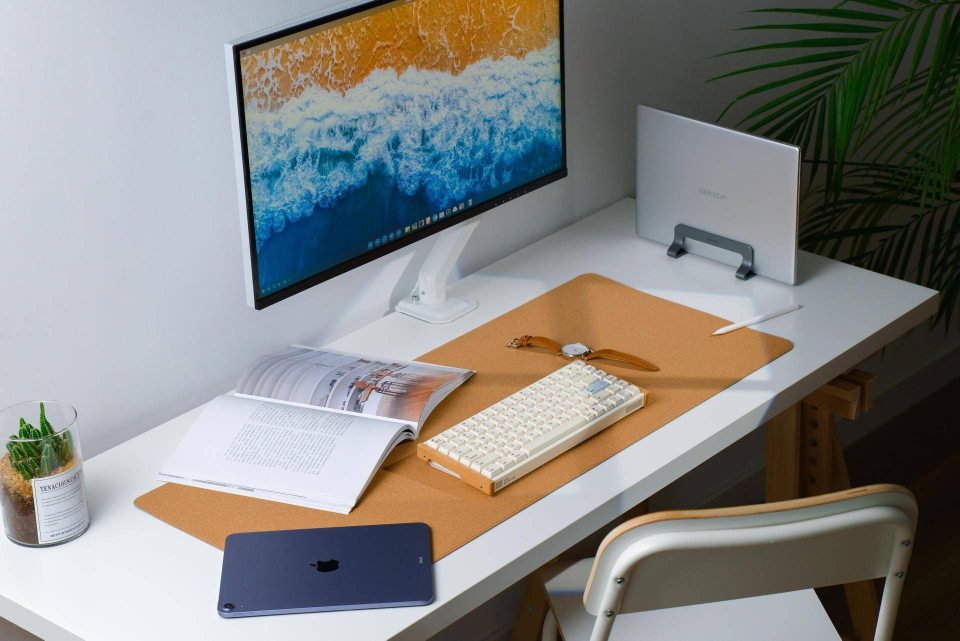
#> input picture picture_dived/imput_picture/test_picture.jpeg, 1920 x 1281 px (shown at 1/2 size)
$ python -i recognize_image.py   (imports and definitions only)
#> lines starting #> are read from the running program, lines starting #| are printed output that depends on the picture
#!/usr/bin/env python3
"""Detect objects in one image, generate isolated white-background images, and emit module-friendly JSON."""

from __future__ import annotations

import argparse
import ast
import base64
from io import BytesIO
import json
import mimetypes
import os
import re
import ssl
import sys
from pathlib import Path
from typing import Any
from urllib import error, request

from PIL import Image


API_URL = "https://ark.cn-beijing.volces.com/api/v3/chat/completions"
IMAGE_API_URL = "https://ark.cn-beijing.volces.com/api/v3/images/generations"
DEFAULT_IMAGE_DIRS = (Path("input"), Path("imput_picture"))
DEFAULT_VISION_MODEL = "doubao-1-5-vision-pro-32k-250115"
DEFAULT_IMAGE_MODEL = "doubao-seedream-4-5-251128"
DEFAULT_GENERATION_SIZE = "1920x1920"
DEFAULT_TASK_ROOT = Path("tasks")
DEFAULT_MARGIN_RATIO = 0.03
SUPPORTED_SUFFIXES = {".jpg", ".jpeg", ".png", ".webp", ".bmp", ".gif"}
EXCLUDED_LABELS = {"desk", "table", "desk_mat", "mouse_pad", "floor", "wall", "background"}
SSL_CONTEXT = ssl._create_unverified_context()

DEFAULT_DETECTION_PROMPT = """请分析这张图片，并只返回适合单独生成白底单物体图后传给后端的主要物体。

要求：
1. 只输出 JSON，不要输出 Markdown，不要补充解释。
2. JSON 格式固定为 {"scene_type":"desk_setup","objects":[{"label":"laptop","count":1,"evidence":"一句简短依据"}]}。
3. scene_type 使用简短英文 snake_case，例如 desk_setup、kitchen_counter、living_room、shelf_display、tabletop_scene。
4. label 使用英文 snake_case 单数名词，例如 laptop、cup、keyboard、watch。
5. 只返回具体、可单独生成单物体图的物体；忽略桌面、桌垫、墙面、地板等背景或承载物。
6. 不确定就不要猜测。
"""

BOX_PROMPT_TEMPLATE = """请根据这张图片，为这些物体标出边界框：{labels}

要求：
1. 只输出 JSON，不要输出 Markdown，不要补充解释。
2. JSON 格式固定为 {{"objects":[{{"label":"laptop","bbox":[x1,y1,x2,y2],"evidence":"一句简短依据"}}]}}。
3. bbox 使用 0 到 1000 的整数坐标，基于整张图，原点在左上角。
4. label 必须从给定列表中选择。
5. 如果同类物体有多个实例，请分别输出多条同 label 记录。
6. 只返回位置清楚、适合作为白底单物体图生成参考的物体。
"""

GENERATION_PROMPT_TEMPLATE = """Use the reference image to generate one isolated product-style image of the same {object_name}.

Requirements:
1. Keep the same object category, main shape, material, and color from the reference.
2. Output only one object on a pure white background.
3. Center the object and show the full object clearly.
4. Do not include any table, wall, hand, shadow clutter, text, logo, or watermark.
5. If the object is partially occluded in the reference, complete it into a plausible full shape.
Reference hint: {evidence}
"""


# [104 lines left out: functions parse_args, log, prompt_text, find_default_image, not called in this run]


def resolve_image_path(image_arg: str | None) -> Path:
    """Resolve and validate the input image path."""
    if image_arg:
        path = Path(image_arg).expanduser()
    else:
        try:
            path = find_default_image()
        except FileNotFoundError:
            entered = prompt_text("请输入图片路径：")
            if not entered:
                raise FileNotFoundError("没有输入图片路径。")
            path = Path(entered).expanduser()

    if not path.exists():
        raise FileNotFoundError(f"图片不存在：{path}")
    if not path.is_file():
        raise FileNotFoundError(f"图片路径不是文件：{path}")
    return path


# [436 lines left out: functions get_api_key, build_task_id, normalize_identifier, image_to_data_url, build_payload, call_ark and 14 more, not called in this run]


def process_image(
    image: str | Path,
    api_key: str | None = None,
    *,
    task_id: str | None = None,
    task_root: str | Path = DEFAULT_TASK_ROOT,
    base_url: str | None = None,
    model: str = DEFAULT_VISION_MODEL,
    image_model: str = DEFAULT_IMAGE_MODEL,
    generation_size: str = DEFAULT_GENERATION_SIZE,
    prompt: str = DEFAULT_DETECTION_PROMPT,
    margin_ratio: float = DEFAULT_MARGIN_RATIO,
    max_objects: int = 0,
    verbose: bool = False,
) -> dict[str, Any]:
    """Run the full module pipeline and return the final task manifest."""
    image_path = resolve_image_path(str(image))
    resolved_api_key = get_api_key(api_key)
    resolved_task_id = build_task_id(task_id, image_path)

    log(f"开始分析图片：{image_path}", verbose)
    image_data_url = image_to_data_url(image_path)

    detection_payload = build_payload(
        model=model,
        prompt=prompt,
        image_data_url=image_data_url,
    )
    detection_text = extract_text(call_ark(api_key=resolved_api_key, payload=detection_payload))
    scene_result = parse_scene_result(detection_text)
    allowed_labels = {item["label"] for item in scene_result["objects"]}

    log(
        f"场景类型：{scene_result['scene_type']}，候选物体数：{len(scene_result['objects'])}",
        verbose,
    )

    box_payload = build_payload(
        model=model,
        prompt=build_box_prompt(scene_result["objects"]),
        image_data_url=image_data_url,
    )
    localized_objects = parse_localized_objects(
        extract_text(call_ark(api_key=resolved_api_key, payload=box_payload)),
        allowed_labels=allowed_labels,
    )

    limited_max_objects = max(max_objects, 0)
    if limited_max_objects:
        localized_objects = localized_objects[:limited_max_objects]

    resolved_task_root = Path(task_root).expanduser()
    task_dir, result = save_task_result(
        api_key=resolved_api_key,
        image_path=image_path,
        scene_type=scene_result["scene_type"],
        localized_objects=localized_objects,
        task_root=resolved_task_root,
        task_id=resolved_task_id,
        base_url=base_url,
        margin_ratio=margin_ratio,
        image_model=image_model,
        generation_size=generation_size,
        verbose=verbose,
    )

    log(f"任务目录：{task_dir}", verbose)
    return result


# [95 lines left out: functions smoke_test, main, not called in this run]


# [2 lines not run here, left out]

>>> import cv2
>>> picture = cv2.imread('imput_picture/test_picture.jpeg', cv2.IMREAD_GRAYSCALE)
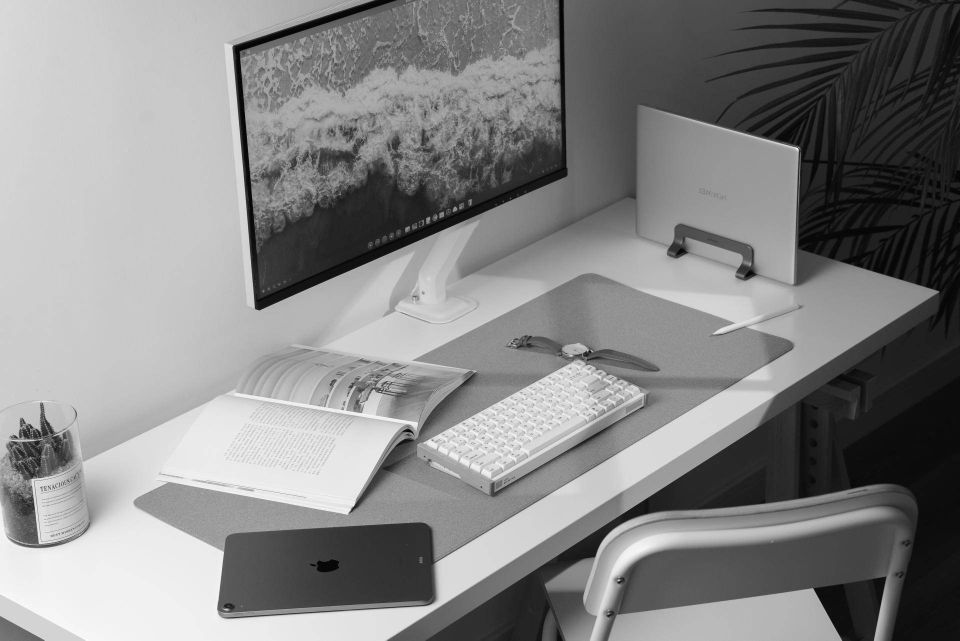
#> picture: shape (1281, 1920) (shown at 1/2 size); min 0, max 255, mean 133.6
>>> result = process_image(picture)
#> (the run stopped early here; a loop or call above may not have finished)
